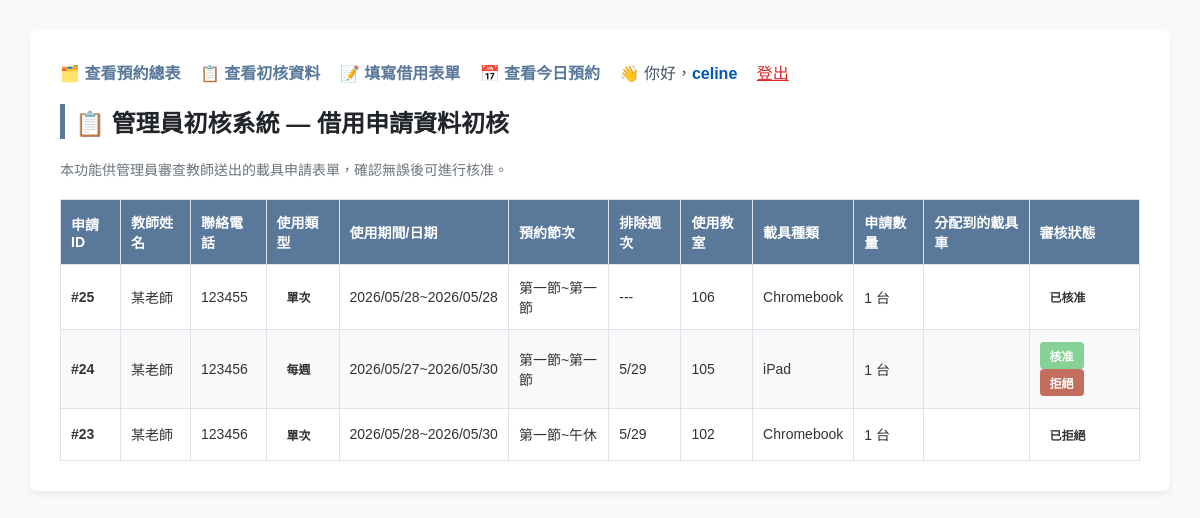
Page /borrow/ (signed in) on the earlier database version.
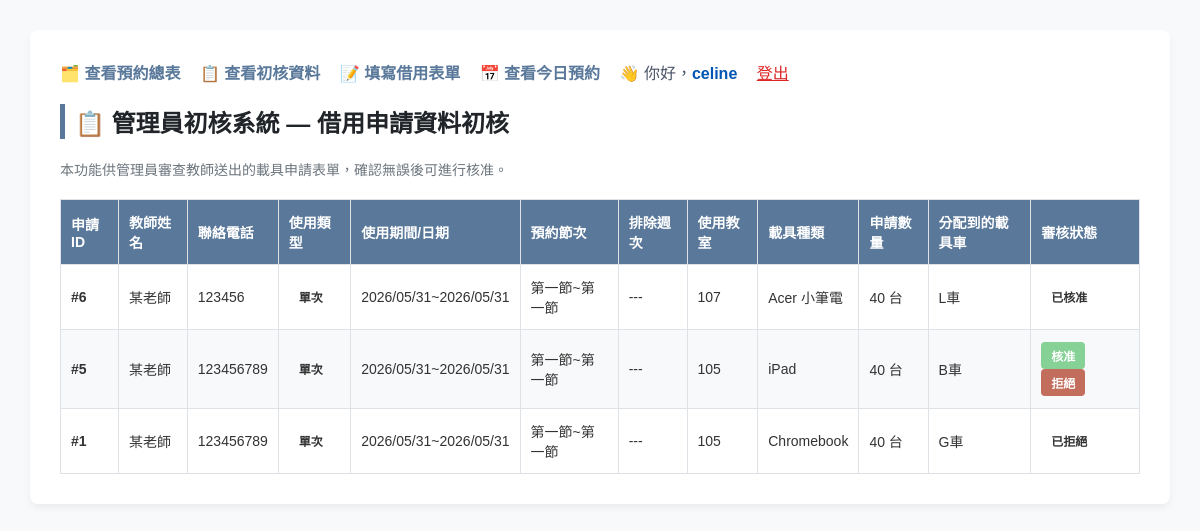
Same page on the later database version.
### show/models.py (models this page shows, shortened)
class Borrowlist(models.Model):
    user = models.CharField("借用老師", max_length=20, null=True, blank=True)
    phone = models.CharField("聯絡電話", max_length=25)
    location = models.CharField("教室", max_length=10)
    usage_type_choices = (
        ('once','單次'),
        ('weekly','每周'),
    )
    usage_type = models.CharField(max_length=10, choices = usage_type_choices , default='once')
    DEVICE_CHOICES =(
        ('ipad', 'iPad'),
        ('chromebook', 'Chromebook'),
        ('surface_go', 'Surface Go'),
        ('acer_laptop', 'Acer 小筆電'),
    )
    device_type = models.CharField("載具種類", max_length=20, choices=DEVICE_CHOICES)
    start_date = models.DateField("開始日期", null=True, blank=True)
    end_date = models.DateField("結束日期", null=True, blank=True)
    DAY_CHOICES = (
        ('Monday','星期一'), ('Tuesday','星期二'), ('Wednesday','星期三'),
        ('Thursday','星期四'), ('Friday','星期五'),
    )
    day = models.CharField("星期", choices=DAY_CHOICES, max_length=50, blank=True, null=True)
    PERIODS_CHOICES = (
        ('1', '第一節'), ('2', '第二節'), ('3', '第三節'), ('4', '第四節'),
        ('4.5', '午休'), ('5', '第五節'), ('6', '第六節'), ('7', '第七節'), ('8', '第八節'),
    )
    periods = models.CharField("開始預約節次", max_length=50, choices=PERIODS_CHOICES, default='1')
    PERIODS_END_CHOICES = (
        ('1', '第一節'), ('2', '第二節'), ('3', '第三節'), ('4', '第四節'),
        ('4.5', '午休'), ('5', '第五節'), ('6', '第六節'), ('7', '第七節'), ('8', '第八節'),
    )
    periods_end = models.CharField("結束預約節次", max_length=50, choices=PERIODS_END_CHOICES, default='1')
    exclude_weeks = models.CharField("排除週次/備註", max_length=100, blank=True, default="")
    STATUS_CHOICES = (
        ('待審核', '待審核'),
        ('已通過', '已通過'),
        ('已拒絕', '已拒絕'),
    )
    device_id = models.CharField("載具編號",max_length = 10,default="")
    time_id = models.CharField("時間",max_length = 10,default="")
    status = models.CharField("審核狀態", max_length=10, choices = STATUS_CHOICES , default='待審核')
    device_amount = models.PositiveIntegerField(default=1)
    classroom = models.CharField(max_length=10, blank=True, null=True)
    assigned_vehicle = models.ForeignKey(
        'devicecar',
        on_delete=models.SET_NULL,
        null=True,
        blank=True,
        verbose_name="系統指派載具車"
    )

class devicecar(models.Model):
    device_id = models.CharField(
        max_length=100,
        )
    device_amount = models.PositiveIntegerField(default=1)
    DEVICE_CHOICES =(
        ('ipad', 'iPad'),
        ('chromebook', 'Chromebook'),
        ('surface_go', 'Surface Go'),
        ('acer_laptop', 'Acer 小筆電'),
    )
    device_type = models.CharField("載具種類", max_length=20, choices=DEVICE_CHOICES,blank=True)

### show/views.py (the view, shortened to what this page needs)
# urls.py: path('borrow/', views.view_borrow_list, name='view_borrow_list'),
def view_borrow_list(request):
    borrow_records = Borrowlist.objects.all().order_by('-id')
    return render(request, 'borrow_list.html', {
        'borrow_records': borrow_records
    })

### show/templates/borrow_list.html (shortened to what the changed rows need)
<!DOCTYPE html>
<html lang="zh-TW">
<head>
</head>
<body>
    <div class="container">
        <h2>📋 管理員初核系統 — 借用申請資料初核</h2>
        <table>
            <thead>
                <tr>
                    <th>申請ID</th>
                    <th>教師姓名</th>
                    <th>聯絡電話</th>
                    <th>使用類型</th>
                    <th>使用期間/日期</th>
                    <th>預約節次</th>
                    <th>排除週次</th>
                    <th>使用教室</th>
                    <th>載具種類</th>
                    <th>申請數量</th>
                    <th>分配到的載具車</th>
                    <th>審核狀態</th>
                </tr>
            </thead>
            <tbody>
                {% for record in borrow_records %}
                    <tr>
                    <td><strong>#{{ record.id }}</strong></td>
                    <td>{{ record.user }}</td>
                    <td>{{ record.phone }}</td>
                    <td>
                        {% if record.usage_type == 'once' %}
                            <span class="badge bg-primary">單次</span>
                        {% else %}
                            <span class="badge bg-success">每週</span>
                        {% endif %}
                    </td>
                    <td>
                        {{record.start_date|date:"Y/m/d"}}~{{record.end_date|date:"Y/m/d"}}
                    </td>
                    <td>
                        {{ record.get_periods_display }}~{{ record.get_periods_end_display }}
                    </td>
                    <td>
                        {% if record.exclude_weeks %}
                            {{ record.exclude_weeks }}
                        {% else %}
                            ---
                        {% endif %}
                    </td>
                    <td>{{ record.location }}</td>
                    <td>{{ record.get_device_type_display }}</td>
                    <td>{{ record.device_amount }} 台</td>
                    <td>{{ record.assigned_vehicle.device_id }}</td>
                    <td>
                        {% if user.is_superuser %}
                            {% if record.status == '待審核' %}
                                <form method="POST" action="{% url 'view_borrow_list' %}"style="display:inline;">
                                    <button type="submit" name="action" value="approve" class="btn btn-sm btn-approved" onclick="return confirm('確定要核准這筆借用嗎？')"> 核准</button>
                                    <button type="submit" name="action" value="reject" class="btn btn-sm btn-reject" onclick="return confirm('確定要拒絕嗎？')"> 拒絕</button>
                                 </form>
                            {% elif record.status == '已核准' %}
                                <span class="badge bg-info">已核准</span>
                            {% elif record.status == '已拒絕' %}
                                <span class="badge bg-warning">已拒絕</span>
                            {% else %}
                                <span class="badge bg-secondary">{{ record.status }}</span>
                            {% endif %}
                        {% else %}
                        <span class="text-muted">請先登入管理員帳號進行審核</span>
                        {% endif %}
                    </td>
                        </tr>
                        {% empty %}
                        <tr>
                            <td colspan="11" class="text-center text-muted">📭 目前尚無任何教師提交借用申請。</td>
                        </tr>
                {% endfor %}
            </tbody>
        </table>
    </div>
</body>
</html>

Differences in the rows shown:
removed Borrowlist: id "25", user "某老師", phone "123455", usage_type "單次", start_date "2026/05/28", end_date "2026/05/28", periods "第一節", periods_end "第一節", location "106", device_type "Chromebook", device_amount "1", status "已核准"
removed Borrowlist: id "24", user "某老師", phone "123456", usage_type "每週", start_date "2026/05/27", end_date "2026/05/30", periods "第一節", periods_end "第一節", exclude_weeks "5/29", location "105", device_type "iPad", device_amount "1"
removed Borrowlist: id "23", user "某老師", phone "123456", usage_type "單次", start_date "2026/05/28", end_date "2026/05/30", periods "第一節", periods_end "午休", exclude_weeks "5/29", location "102", device_type "Chromebook", device_amount "1", status "已拒絕"
added Borrowlist: id "6", user "某老師", phone "123456", usage_type "單次", start_date "2026/05/31", end_date "2026/05/31", periods "第一節", periods_end "第一節", location "107", device_type "Acer 小筆電", device_amount "40", assigned_vehicle.device_id "L車", status "已核准"
added Borrowlist: id "5", user "某老師", phone "123456789", usage_type "單次", start_date "2026/05/31", end_date "2026/05/31", periods "第一節", periods_end "第一節", location "105", device_type "iPad", device_amount "40", assigned_vehicle.device_id "B車"
added Borrowlist: id "1", user "某老師", phone "123456789", usage_type "單次", start_date "2026/05/31", end_date "2026/05/31", periods "第一節", periods_end "第一節", location "105", device_type "Chromebook", device_amount "40", assigned_vehicle.device_id "G車", status "已拒絕"
